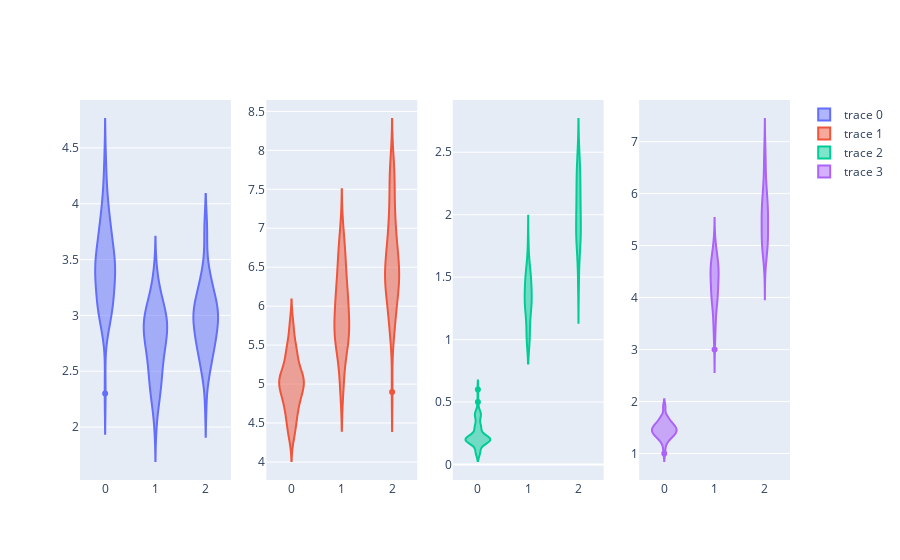

Notebook source saved alongside this figure:
### Code cell
fig = make_subplots(rows=1, cols=4)

fig.add_trace(
    go.Violin(x=df["target"], y=df["sepal_width"]),
    row=1, col=1
)

fig.add_trace(
    go.Violin(x=df["target"], y=df["sepal_length"]), 
    row=1, col=2
)

fig.add_trace(
    go.Violin(x=df["target"], y=df["petal_width"]),
    row=1, col=3
)

fig.add_trace(
    go.Violin(x=df["target"], y=df["petal_length"]), 
    row=1, col=4
)

### Figure 1 — Plotly figure (JSON) as saved in the notebook; plotly's stock layout.template omitted (floating-point values rounded to 4 significant figures; data arrays with more than 128 entries replaced by an {"elided": "..."} marker saying what was removed)
{"data": [{"type": "violin", "x": {"elided": "150 int values"}, "xaxis": "x", "y": {"elided": "150 float values"}, "yaxis": "y"}, {"type": "violin", "x": {"elided": "150 int values"}, "xaxis": "x2", "y": {"elided": "150 float values"}, "yaxis": "y2"}, {"type": "violin", "x": {"elided": "150 int values"}, "xaxis": "x3", "y": {"elided": "150 float values"}, "yaxis": "y3"}, {"type": "violin", "x": {"elided": "150 int values"}, "xaxis": "x4", "y": {"elided": "150 float values"}, "yaxis": "y4"}], "layout": {"xaxis": {"anchor": "y", "domain": [0, 0.2125]}, "xaxis2": {"anchor": "y2", "domain": [0.2625, 0.475]}, "xaxis3": {"anchor": "y3", "domain": [0.525, 0.7375]}, "xaxis4": {"anchor": "y4", "domain": [0.7875, 1]}, "yaxis": {"anchor": "x", "domain": [0, 1]}, "yaxis2": {"anchor": "x2", "domain": [0, 1]}, "yaxis3": {"anchor": "x3", "domain": [0, 1]}, "yaxis4": {"anchor": "x4", "domain": [0, 1]}}}
